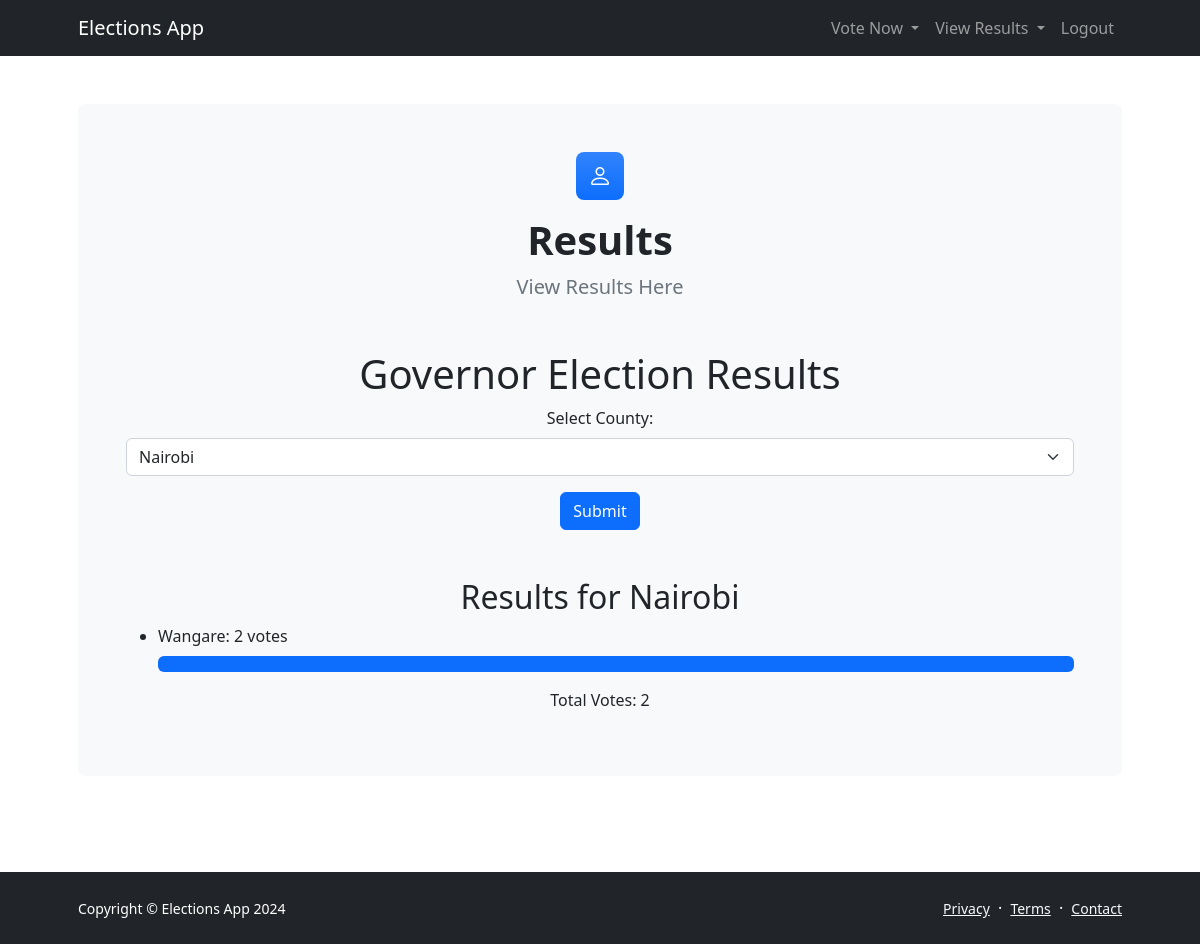
Before: /results/governor (signed in) with the older database file.
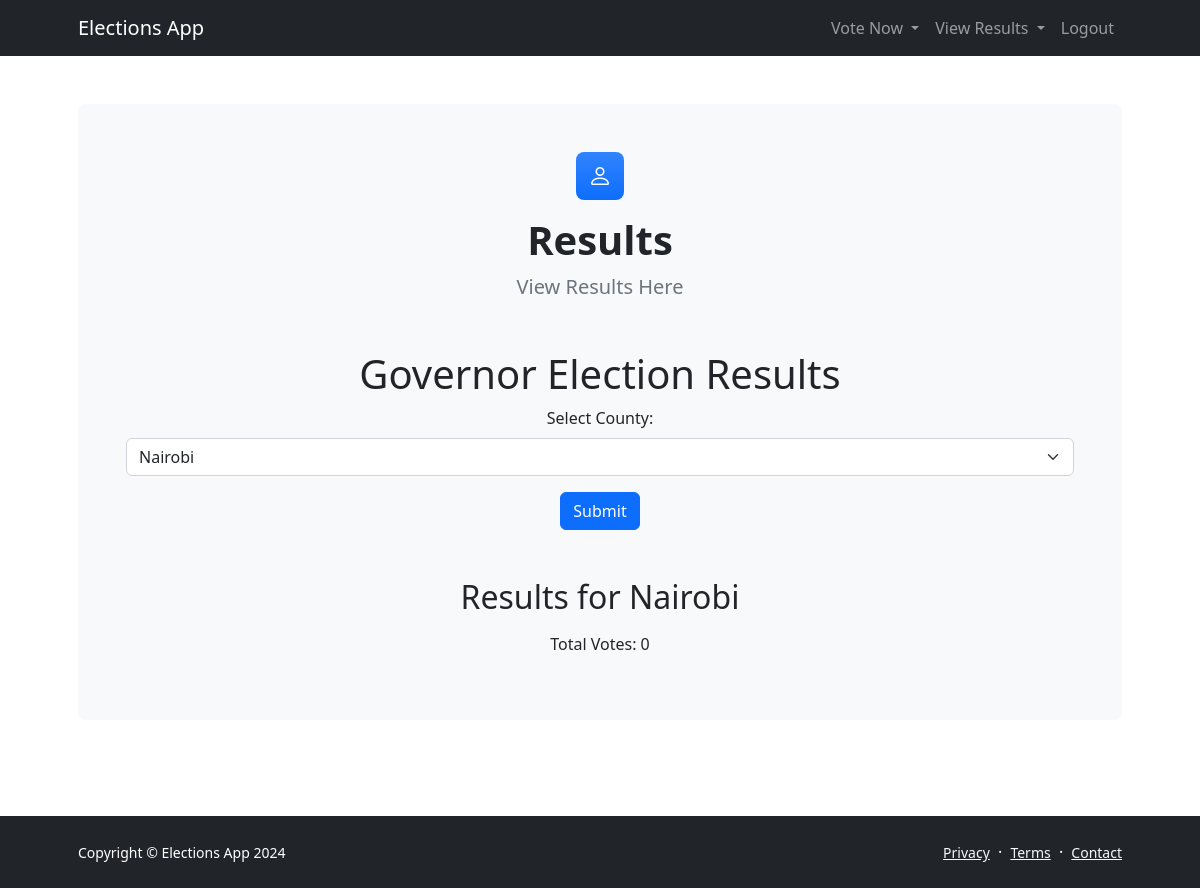
After: the same page with the newer database file.
### app/models.py (models this page shows)
class Voter(db.Model):
    id = db.Column(db.Integer, primary_key=True)
    national_id = db.Column(db.String(20), unique=True, nullable=False)
    county = db.Column(db.String(100), nullable=False)
    name = db.Column(db.String(100), nullable=False)
    phone_number = db.Column(db.String(20), nullable=True)
    email = db.Column(db.String(100), nullable=True)
    password_hash = db.Column(db.String(128))  # New field for storing hashed passwords
    votes_president = db.relationship('Vote_president', backref='voter', lazy=True)
    votes_governor = db.relationship('Vote_governor', backref='voter', lazy=True)

class Governor(db.Model):
    id = db.Column(db.Integer, primary_key=True)
    national_id = db.Column(db.String(20), unique=True, nullable=False)
    name = db.Column(db.String(100), nullable=False)
    party_name = db.Column(db.String(100), nullable=False)
    county = db.Column(db.String(50), nullable=False)
    party_color = Column(String(20), nullable=False)

### app/routes.py (the view)
@app.route('/results/governor', methods=['GET', 'POST'])
def governor_election_results():
    counties = db.session.query(Voter.county).distinct().all()  # Get distinct counties
    print(counties)
    if request.method == 'POST':
        selected_county = request.form.get('county')
        if selected_county:
            governor_results = db.session.query(Governor.name, func.count(Vote_governor.id)) \
                .join(Vote_governor, Governor.id == Vote_governor.governor_id) \
                .join(Voter, Voter.id == Vote_governor.voter_id) \
                .filter(Voter.county == selected_county) \
                .group_by(Governor.name).all()
            total_votes = db.session.query(func.count(Vote_governor.id)) \
                .join(Voter, Voter.id == Vote_governor.voter_id) \
                .filter(Voter.county == selected_county).scalar()
            return render_template('governor_results.html', governor_results=governor_results, total_votes=total_votes, selected_county=selected_county, counties=counties)
    else:
        if 'voter_logged_in' in session:
            national_id = session.get('national_id')
            try:
                voter = Voter.query.filter_by(national_id=national_id).one()
                selected_county = voter.county
            except NoResultFound:
                flash('No voter found with the provided national ID.', 'error')
                return redirect(url_for('home'))
        else:
            flash('You need to be logged in to view results.', 'error')
            return redirect(url_for('voter_login'))
        governor_results = db.session.query(Governor.name, func.count(Vote_governor.id)) \
            .join(Vote_governor, Governor.id == Vote_governor.governor_id) \
            .join(Voter, Voter.id == Vote_governor.voter_id) \
            .filter(Voter.county == selected_county) \
            .group_by(Governor.name).all()
        total_votes = db.session.query(func.count(Vote_governor.id)) \
            .join(Voter, Voter.id == Vote_governor.voter_id) \
            .filter(Voter.county == selected_county).scalar()
        return render_template('governor_results.html', governor_results=governor_results, total_votes=total_votes, selected_county=selected_county, counties=counties)

### app/templates/governor_results.html (shortened to what this page needs)
<!DOCTYPE html>
<html lang="en">
<head>
    <link href="https://cdn.jsdelivr.net/npm/bootstrap@5.2.3/dist/css/bootstrap.min.css" rel="stylesheet">
    <link href="https://cdn.jsdelivr.net/npm/bootstrap-icons@1.5.0/font/bootstrap-icons.css" rel="stylesheet">
    <link href="{{ url_for('static', filename='css/styles.css') }}" rel="stylesheet" />
</head>
<body class="d-flex flex-column">
    <main class="flex-shrink-0">
        <nav class="navbar navbar-expand-lg navbar-dark bg-dark">
            <div class="container px-5">
                <a class="navbar-brand" href="{{ url_for('home') }}">Elections App</a>
                <div class="collapse navbar-collapse" id="navbarSupportedContent">
                    <ul class="navbar-nav ms-auto mb-2 mb-lg-0">
                        <li class="nav-item dropdown">
                            <a class="nav-link dropdown-toggle" href="#" id="navbarDropdown" role="button" data-bs-toggle="dropdown" aria-expanded="false">
                                Vote Now
                            </a>
                        </li>
                        <li class="nav-item dropdown">
                            <a class="nav-link dropdown-toggle" href="#" id="navbarDropdown" role="button" data-bs-toggle="dropdown" aria-expanded="false">
                                View Results
                            </a>
                        </li>
                        <li class="nav-item"><a class="nav-link" href="/voter/logout">Logout</a></li>
                    </ul>
                </div>
            </div>
        </nav>
        <section class="py-5 d-flex justify-content-center align-items-center">
            <div class="container px-5">
                <div class="bg-light rounded-3 py-5 px-4 px-md-5 mb-5">
                    <div class="text-center mb-5">
                        <div class="feature bg-primary bg-gradient text-white rounded-3 mb-3"><i class="bi bi-person"></i></div>
                        <h1 class="fw-bolder">Results</h1>
                        <p class="lead fw-normal text-muted mb-0">View Results Here</p>
                    </div>
                    <h1 class="text-center">Governor Election Results</h1>
                    <form method="post" action="{{ url_for('governor_election_results') }}" class="text-center">
                        <label for="county" class="form-label">Select County:</label>
                        <select class="form-select" id="county" name="county">
                            {% for county in counties %}
                                <option value="{{ county[0] }}" {% if county[0] == selected_county %}selected{% endif %}>{{ county[0] }}</option>
                            {% endfor %}
                        </select>
                        <button type="submit" class="btn btn-primary mt-3">Submit</button>
                    </form>
                    <h2 class="mt-5 text-center">Results for {{ selected_county }}</h2>
                    <div>
                        <ul>
                            {% for result in governor_results %}
                                <li>{{ result[0] }}: {{ result[1] }} votes</li>
                                <div class="progress mt-2">
                                    <div class="progress-bar" role="progressbar" style="width: {{ (result[1]/total_votes)*100 }}%" aria-valuenow="{{ (result[1]/total_votes)*100 }}" aria-valuemin="0" aria-valuemax="100"></div>
                                </div>
                            {% endfor %}
                        </ul>
                        <p class="text-center mt-3">Total Votes: {{ total_votes }}</p>
                    </div>
                </div>
            </div>
        </section>
    </main>
    <footer class="bg-dark py-4 mt-auto">
        <div class="container px-5">
            <div class="row align-items-center justify-content-between flex-column flex-sm-row">
                <div class="col-auto"><div class="small m-0 text-white">Copyright &copy; Elections App 2024</div></div>
                <div class="col-auto">
                    <a class="link-light small" href="#!">Privacy</a>
                    <span class="text-white mx-1">&middot;</span>
                    <a class="link-light small" href="#!">Terms</a>
                    <span class="text-white mx-1">&middot;</span>
                    <a class="link-light small" href="#!">Contact</a>
                </div>
            </div>
        </div>
    </footer>
</body>
</html>

Changed rows visible on the page:
removed Governor: name "Wangare", id "2", {{ (result[1]/total_votes)*100 }} 100.0 (drawn)
Other visible differences:
{{ total_votes }}: "2" → "0"
